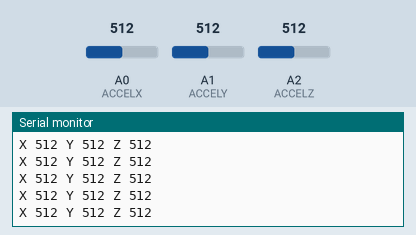
A sketch run on a simulated Arduino Uno, built with avr-gcc and run on an emulated ATmega328P. On the bench: the last lines printed to the serial monitor. The inputs (shaded band) are chosen by the test bench; at power-on: A1 (ACCELY) = 512, A0 (ACCELX) = 512, A2 (ACCELZ) = 512.

Above: at 7.2 s.
7.3 s: A1 (ACCELY) set to 981
At 7.71 s:
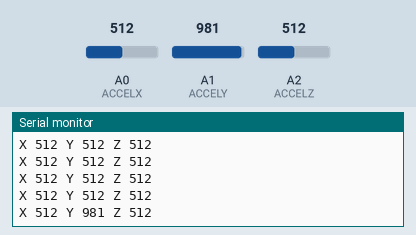
8.8 s: A1 (ACCELY) set to 1015
At 8.96 s:
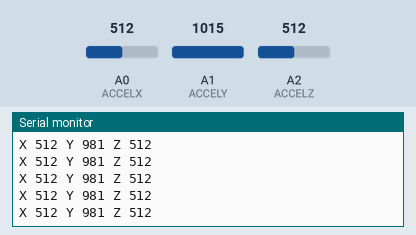
Timing chart, 0 to 11.8 s (numbered marks = the images above; inputs shaded):
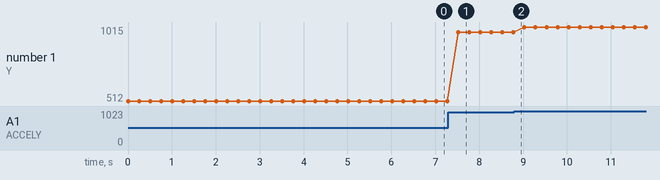

Measured:
- after the input at 7.3 s, the serial monitor: prints a new line after 0.23 s (image 1)
- plotted number 1: 512 → 981 after the input at 7.3 s, 981 → 1015 after the input at 8.8 s

The sketch:

AccelerometerRead.ino
```cpp
#define ACCELX A0
#define ACCELY A1
#define ACCELZ A2

void setup() {
  Serial.begin(9600);
}

void loop() {
Serial.print("X " );
Serial.print(analogRead(ACCELX));
Serial.print(" Y " );
Serial.print(analogRead(ACCELY));
Serial.print(" Z " );
Serial.print(analogRead(ACCELZ));
Serial.println();
delay(250);

}
```
